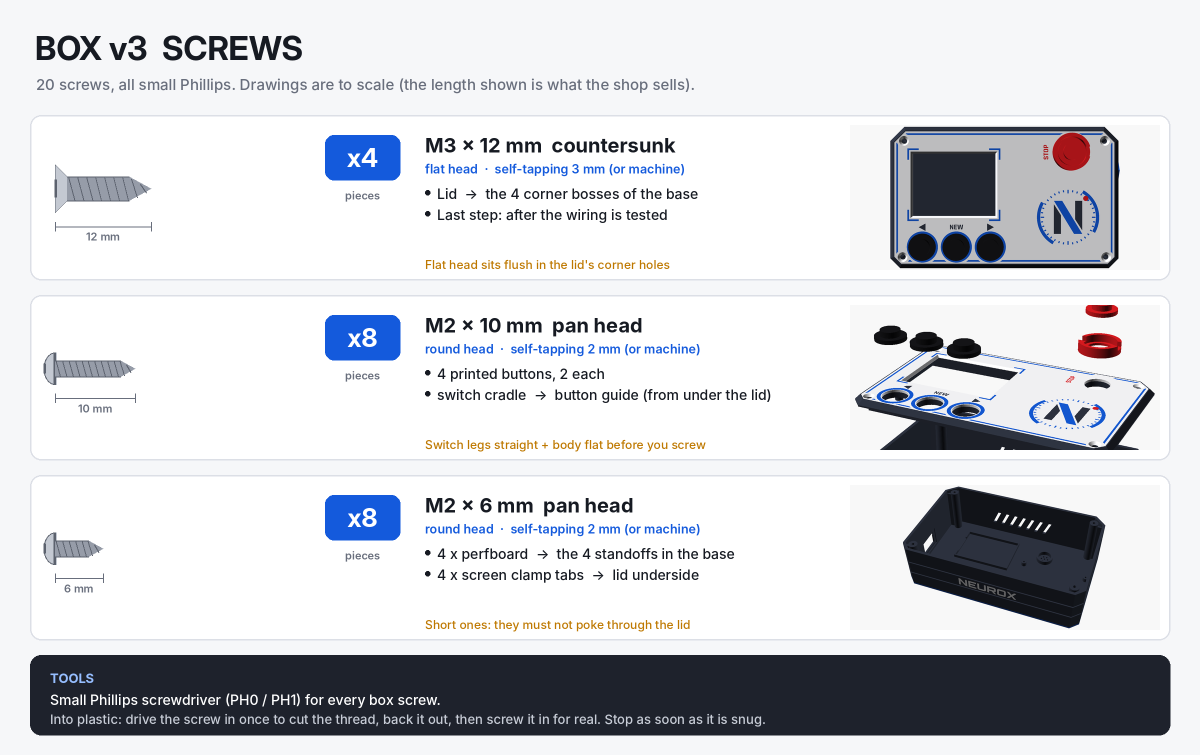
#> input picture docs/screw_guide/NeuroX_Box_screw_guide.png, 2400 x 1510 px, given in place of top.png, which was not available (shown at 1/2 size)
$ python make_screw_guide.py
#> lines starting #> are read from the running program, lines starting #| are printed output that depends on the picture
"""NeuroX - screw picture guide (Box v3 + HALO v3). Every screw drawn to scale, with count, where it goes and a render.
Counts = docs/NeuroX_Screw_List.xlsx ('Where it goes').  Run from the repo root:  python3 docs/screw_guide/make_screw_guide.py"""
import os
from PIL import Image, ImageDraw, ImageFont, ImageChops

F = "/usr/share/fonts/opentype/inter"
DISP = lambda s: ImageFont.truetype(f"{F}/InterDisplay-Bold.otf", s)
B = lambda s: ImageFont.truetype(f"{F}/Inter-Bold.otf", s)
SB = lambda s: ImageFont.truetype(f"{F}/Inter-SemiBold.otf", s)
R = lambda s: ImageFont.truetype(f"{F}/Inter-Medium.otf", s)
BG = (246, 247, 249); INK = (22, 26, 34); MUT = (104, 110, 124); LINE = (220, 223, 230); CARD = (255, 255, 255)
STEEL = (150, 156, 168); STEEL_D = (92, 98, 110); STEEL_L = (196, 201, 210); BLUE = (20, 90, 220); RED = (210, 30, 40); AMBER = (190, 120, 0)
BOX, HALO = "hardware/NeuroX_Box_v3/4_renders", "hardware/NeuroX_HALO_v3/4_renders"
OUT = "docs/screw_guide"
S = 16   # px per mm for the screw drawings


# ------------------------------------------------------------------ screw drawings (side view, head on the left)
def thread(d, x0, x1, yc, dia, tip):
    r = dia * S / 2
    body_end = x1 - (dia * S * 0.9 if tip else 0)
    d.rectangle([x0, yc - r, body_end, yc + r], fill=STEEL)
    if tip: d.polygon([(body_end, yc - r), (x1, yc), (body_end, yc + r)], fill=STEEL)
    pitch = (0.5 if dia <= 2.2 else 0.7 if dia <= 3.2 else 0.8) * S * (1.6 if tip else 1.0)
    x = x0 + pitch / 2
    while x < x1 - 4:
        rr = r if x < body_end else r * max(0.15, (x1 - x) / (x1 - body_end))
        d.line([(x - pitch * 0.35, yc - rr), (x + pitch * 0.35, yc + rr)], fill=STEEL_D, width=2)
        x += pitch
    d.line([(x0, yc - r), (body_end, yc - r)], fill=STEEL_D, width=2); d.line([(x0, yc + r), (body_end, yc + r)], fill=STEEL_D, width=2)


def screw(d, x, yc, head, dia, length, tip=True):
    """x = left edge. length = overall for countersunk, under the head for the rest (how screws are sold)."""
    r = dia * S / 2
    if head == "socket":
        hd, hh = 1.75 * dia * S, dia * S
        d.rounded_rectangle([x, yc - hd / 2, x + hh, yc + hd / 2], 4, fill=STEEL_L, outline=STEEL_D, width=2)
        d.rectangle([x, yc - hd * 0.22, x + hh * 0.45, yc + hd * 0.22], fill=STEEL_D)              # hex socket
        thread(d, x + hh, x + hh + length * S, yc, dia, tip); return x + hh + length * S
    if head == "csk":
        hd = 2.0 * dia * S; hh = (hd - 2 * r) / 2                                                 # 90 deg head
        d.polygon([(x, yc - hd / 2), (x + hh, yc - r), (x + hh, yc + r), (x, yc + hd / 2)], fill=STEEL_L, outline=STEEL_D)
        d.line([(x + 1, yc - hd * 0.18), (x + 1, yc + hd * 0.18)], fill=STEEL_D, width=5)        # Phillips slot edge-on
        thread(d, x + hh, x + length * S, yc, dia, tip); return x + length * S
    if head == "pan":
        hd, hh = 2.0 * dia * S, 0.7 * dia * S
        d.chord([x - hh, yc - hd / 2, x + hh, yc + hd / 2], 90, 270, fill=STEEL_L, outline=STEEL_D, width=2)
        d.rectangle([x, yc - hd / 2, x + 3, yc + hd / 2], fill=STEEL_L)
        d.line([(x - hh + 2, yc - hd * 0.15), (x - hh + 2, yc + hd * 0.15)], fill=STEEL_D, width=5)
        d.line([(x, yc - hd / 2), (x, yc + hd / 2)], fill=STEEL_D, width=2)
        thread(d, x, x + length * S, yc, dia, tip); return x + length * S
    if head == "hex":
        hd, hh = 1.75 * dia * S, 0.7 * dia * S
        d.rectangle([x, yc - hd / 2, x + hh, yc + hd / 2], fill=STEEL_L, outline=STEEL_D, width=2)
        d.line([(x, yc - hd / 4), (x + hh, yc - hd / 4)], fill=STEEL_D, width=2); d.line([(x, yc + hd / 4), (x + hh, yc + hd / 4)], fill=STEEL_D, width=2)
        thread(d, x + hh, x + hh + length * S, yc, dia, tip); return x + hh + length * S


def nut(d, cx, yc, dia):
    af, t = (5.5 if dia == 3 else 7.0) * S, (2.4 if dia == 3 else 3.2) * S
    w = af * 1.155
    d.rectangle([cx - t / 2, yc - w / 2, cx + t / 2, yc + w / 2], fill=STEEL_L, outline=STEEL_D, width=2)
    d.line([(cx - t / 2, yc - w / 4), (cx + t / 2, yc - w / 4)], fill=STEEL_D, width=2)
    d.line([(cx - t / 2, yc + w / 4), (cx + t / 2, yc + w / 4)], fill=STEEL_D, width=2)


def dim(d, x0, x1, y, label):
    d.line([(x0, y), (x1, y)], fill=MUT, width=2)
    for x in (x0, x1): d.line([(x, y - 9), (x, y + 9)], fill=MUT, width=2)
    d.text(((x0 + x1) / 2, y + 12), label, font=SB(22), fill=MUT, anchor="mt")


# ------------------------------------------------------------------ renders
def trim(im, pad=12, tol=12):
    bg = Image.new("RGB", im.size, im.getpixel((2, 2)))
    b = ImageChops.difference(im, bg).convert("L").point(lambda v: 255 if v > tol else 0).getbbox()
    return im.crop((max(0, b[0] - pad), max(0, b[1] - pad), min(im.width, b[2] + pad), min(im.height, b[3] + pad))) if b else im


def thumb(path, w, h, crop=None):
    im = Image.open(path).convert("RGB")
    if im.getpixel((2, 2))[0] < 60:                                     # dark-framed render: keep the light inside
        b = im.convert("L").point(lambda v: 255 if v > 235 else 0).getbbox(); im = im.crop(b)
    if crop: im = im.crop([int(c * s) for c, s in zip(crop, (im.width, im.height, im.width, im.height))])
    im = trim(im); r = min(w / im.width, h / im.height)
    im = im.resize((int(im.width * r), int(im.height * r)), Image.LANCZOS)
    out = Image.new("RGB", (w, h), (248, 248, 248)); out.paste(im, ((w - im.width) // 2, (h - im.height) // 2)); return out


# ------------------------------------------------------------------ sheet
W = 2400; ROW_H = 330; DRAW_W = 560; THUMB = (620, 290)


def sheet(title, sub, rows, name, tools):
    H = 470 + (ROW_H + 30) * len(rows)
    im = Image.new("RGB", (W, H), BG); d = ImageDraw.Draw(im)
    d.text((70, 56), title, font=DISP(66), fill=INK)
    d.text((72, 150), sub, font=R(30), fill=MUT)
    y = 230
    for r in rows:
        d.rounded_rectangle([60, y, W - 60, y + ROW_H], 22, fill=CARD, outline=LINE, width=3)
        # drawing
        cy = y + ROW_H / 2 - 18; x0 = 110
        x1 = screw(d, x0, cy, r["head"], r["dia"], r["len"], r.get("tip", True))
        hstart = x0 if r["head"] in ("csk",) else x0 + (r["dia"] * S if r["head"] == "socket" else 0.7 * r["dia"] * S if r["head"] == "hex" else 0)
        dim(d, hstart, x1, cy + r["dia"] * S * 1.05 + 26, f'{r["len"]} mm')
        if r.get("nut"): nut(d, x1 + 90, cy, r["dia"]); d.text((x1 + 90, cy + r["dia"] * S * 1.05 + 38), "+ nut", font=SB(22), fill=MUT, anchor="mt")
        # count badge
        bx = 110 + DRAW_W - 20
        d.rounded_rectangle([bx, y + 40, bx + 150, y + 130], 18, fill=r.get("col", BLUE))
        d.text((bx + 75, y + 85), f'x{r["qty"]}', font=DISP(52), fill="white", anchor="mm")
        d.text((bx + 75, y + 152), "pieces", font=SB(22), fill=MUT, anchor="mt")
        # text
        tx = bx + 200; tw = W - 60 - THUMB[0] - 60 - tx
        d.text((tx, y + 36), r["name"], font=B(40), fill=INK)
        d.text((tx, y + 92), r["kind"], font=SB(25), fill=r.get("col", BLUE))
        ly = y + 140
        for line in r["where"]:
            d.ellipse([tx, ly + 10, tx + 10, ly + 20], fill=INK)
            d.text((tx + 24, ly), line, font=R(28), fill=INK); ly += 42
        if r.get("tip_text"): d.text((tx, y + ROW_H - 46), r["tip_text"], font=R(24), fill=AMBER)
        # render
        im.paste(thumb(*r["img"][:1], *THUMB, r["img"][1] if len(r["img"]) > 1 else None), (W - 60 - THUMB[0] - 20, y + 20))
        y += ROW_H + 30
    # tools + tips
    d.rounded_rectangle([60, y, W - 60, y + 160], 22, fill=(30, 34, 44))
    d.text((100, y + 30), "TOOLS", font=B(26), fill=(150, 190, 255))
    d.text((100, y + 72), tools, font=R(28), fill="white")
    d.text((100, y + 112), "Into plastic: drive the screw in once to cut the thread, back it out, then screw it in for real. Stop as soon as it is snug.",
           font=R(26), fill=(200, 205, 215))
    im = im.crop((0, 0, W, y + 200)); im.save(os.path.join(OUT, name)); print(name, im.size)


os.makedirs(OUT, exist_ok=True)
sheet("BOX v3  SCREWS", "20 screws, all small Phillips. Drawings are to scale (the length shown is what the shop sells).", [
    dict(head="csk", dia=3, len=12, qty=4, name="M3 x 12 mm  countersunk", kind="flat head  ·  self-tapping 3 mm (or machine)",
         where=["Lid  ->  the 4 corner bosses of the base", "Last step: after the wiring is tested"],
         tip_text="Flat head sits flush in the lid's corner holes", img=(f"{BOX}/top.png",)),
    dict(head="pan", dia=2, len=10, qty=8, name="M2 x 10 mm  pan head", kind="round head  ·  self-tapping 2 mm (or machine)",
         where=["4 printed buttons, 2 each", "switch cradle  ->  button guide (from under the lid)"],
         tip_text="Switch legs straight + body flat before you screw", img=(f"{BOX}/exploded.png", (0.0, 0.0, 1.0, 0.45))),
    dict(head="pan", dia=2, len=6, qty=8, name="M2 x 6 mm  pan head", kind="round head  ·  self-tapping 2 mm (or machine)",
         where=["4 x perfboard  ->  the 4 standoffs in the base", "4 x screen clamp tabs  ->  lid underside"],
         tip_text="Short ones: they must not poke through the lid", img=(f"{BOX}/base_inside.png",)),
], "NeuroX_Box_screw_guide.png", "Small Phillips screwdriver (PH0 / PH1) for every box screw.")
#> in sheet, `x1 = screw(d, x0, cy, r["head"], r["dia"], r["len"], r.get("tip", True))`: x1 = 302
#> the loop in dim, `for x in (x0, x1): d.line([(x, y - 9), (x, y + 9)], fill=MUT, width=2)` made 2 passes
#> x on passes 1 to 2: 110, 302
#> the loop in sheet, `for line in r["where"]:` made 2 passes
#> (line, ly) on passes 1 to 2: ('Lid  ->  the 4 corner bosses of the base', 412), ('Last step: after the wiring is tested', 454)
#> after the loop in sheet, `for line in r["where"]:`: ly = 454
#> in thumb, im is the input picture: PIL image 2400x1510 RGB; mean R, G, B 209.7, 211.3, 215.5
#> in trim, `b = ImageChops.difference(im, bg).convert("L").point(lambda v: 255 if ..`: b = (60, 71, 2341, 1471)
#> in trim, `return im.crop((max(0, b[0] - pad), max(0, b[1] - pad), min(im.width, ..`:
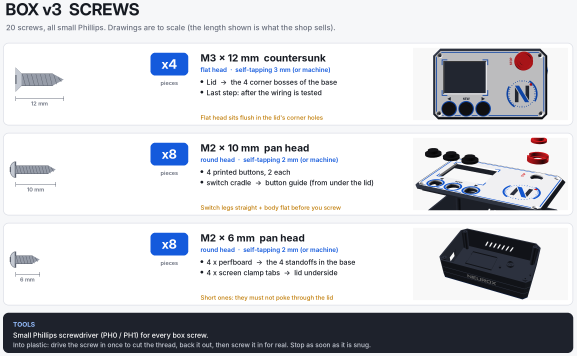
#> returned value: PIL image 2305x1424 RGB (shown at 1/4 size); mean R, G, B 205.9, 207.6, 212
#> in thumb, `im = im.resize((int(im.width * r), int(im.height * r)), Image.LANCZOS)`:
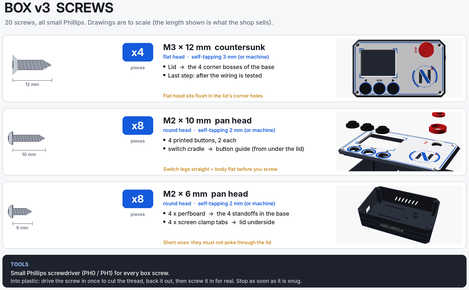
#> im: PIL image 469x290 RGB; mean R, G, B 205.6, 207.2, 211.6
#> in thumb, `out.paste(im, ((w - im.width) // 2, (h - im.height) // 2))`:
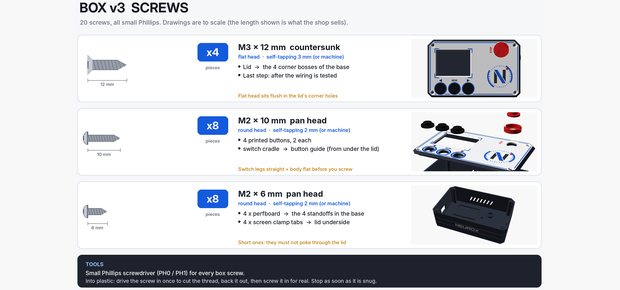
#> out: PIL image 620x290 RGB; mean R, G, B 215.9, 217.2, 220.5
#> in sheet, `im.paste(thumb(*r["img"][:1], *THUMB, r["img"][1] if len(r["img"]) > 1..`:
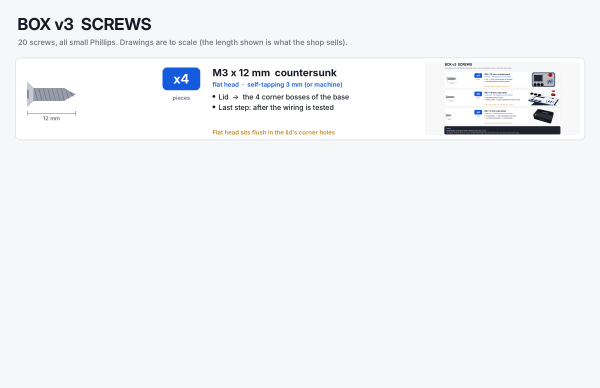
#> im: PIL image 2400x1550 RGB (shown at 1/4 size); mean R, G, B 242.6, 243.8, 246.2
#> pass 2 of the loop in sheet, `for r in rows:`:
#> x1 = 270
#> hstart = 110
#> the loop in dim (call 2), `for x in (x0, x1): d.line([(x, y - 9), (x, y + 9)], fill=MUT, width=2)` made 2 passes
#> x on passes 1 to 2: 110, 270
#> the loop in sheet, `for line in r["where"]:` made 2 passes
#> (line, ly) on pass 1: ('4 printed buttons, 2 each', 772)
#> after the loop in sheet, `for line in r["where"]:`: ly = 814
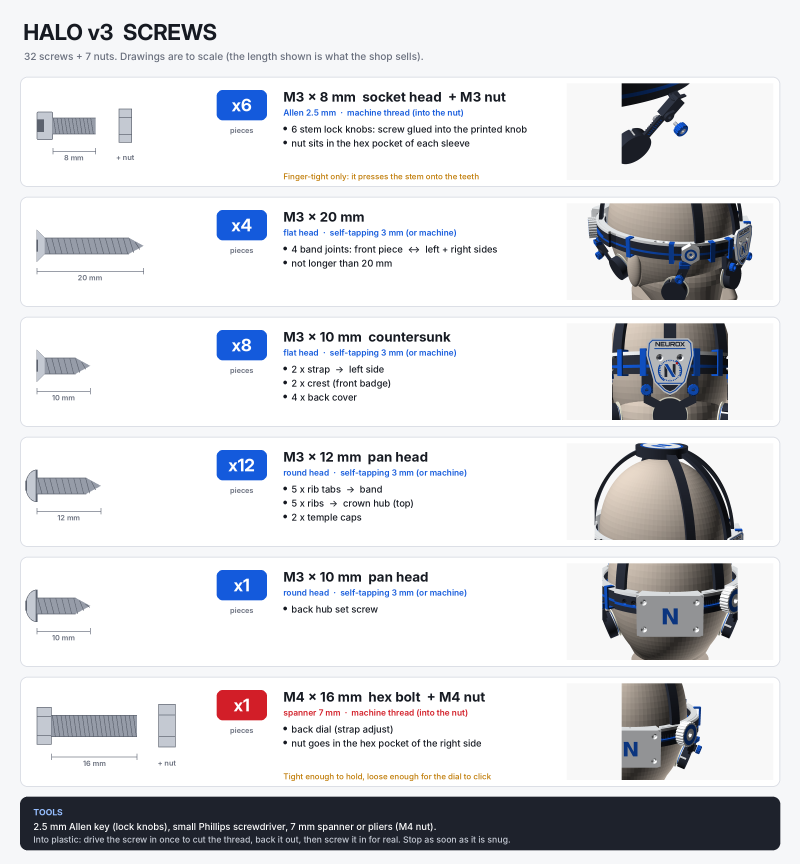
#> input picture docs/screw_guide/NeuroX_HALO_screw_guide.png, 2400 x 2590 px, given in place of exploded.png, which was not available (shown at 1/3 size)
#> in thumb, im is the input picture: PIL image 2400x2590 RGB; mean R, G, B 219.1, 220, 223.3
#> in thumb (call 2), `if crop: im = im.crop([int(c * s) for c, s in zip(crop, (im.width, im...`:
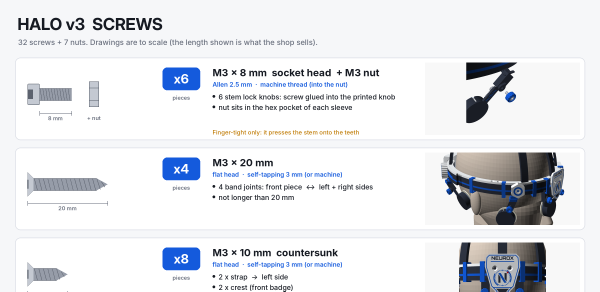
#> im: PIL image 2400x1165 RGB (shown at 1/4 size); mean R, G, B 228.9, 230.7, 234.4
#> bg: PIL image 2400x1165 RGB
#> in sheet, `im.paste(thumb(*r["img"][:1], *THUMB, r["img"][1] if len(r["img"]) > 1..`:
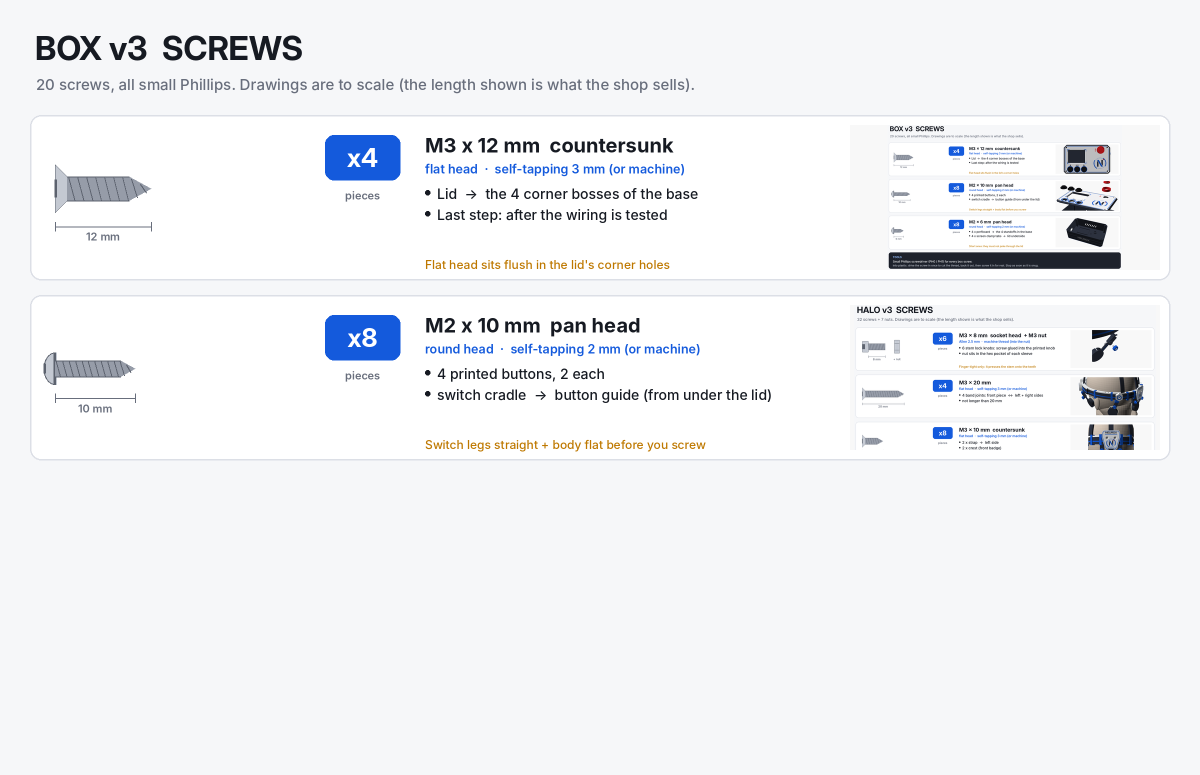
#> im: PIL image 2400x1550 RGB (shown at 1/2 size); mean R, G, B 241, 242.3, 245
#> in sheet, `im = im.crop((0, 0, W, y + 200))`:
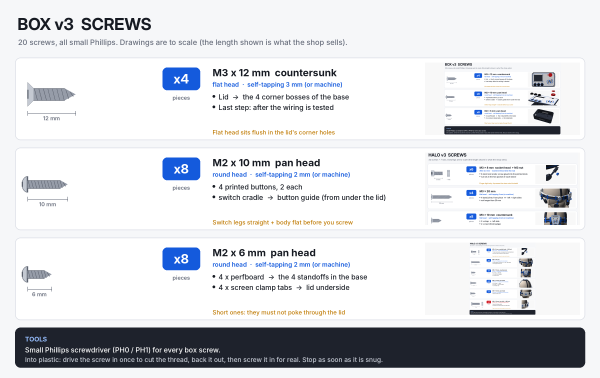
#> im: PIL image 2400x1510 RGB (shown at 1/4 size); mean R, G, B 218.4, 220.2, 223.9
#| NeuroX_Box_screw_guide.png (2400, 1510)

sheet("HALO v3  SCREWS", "32 screws + 7 nuts. Drawings are to scale (the length shown is what the shop sells).", [
    dict(head="socket", dia=3, len=8, qty=6, nut=True, tip=False, name="M3 x 8 mm  socket head  + M3 nut", kind="Allen 2.5 mm  ·  machine thread (into the nut)",
         where=["6 stem lock knobs: screw glued into the printed knob", "nut sits in the hex pocket of each sleeve"],
         tip_text="Finger-tight only: it presses the stem onto the teeth", img=(f"{HALO}/view_lock_exploded.png",), col=BLUE),
    dict(head="csk", dia=3, len=20, qty=4, name="M3 x 20 mm", kind="flat head  ·  self-tapping 3 mm (or machine)",
         where=["4 band joints: front piece  <->  left + right sides", "not longer than 20 mm"],
         img=(f"{HALO}/view_hero.png", (0.0, 0.35, 1.0, 0.85))),
    dict(head="csk", dia=3, len=10, qty=8, name="M3 x 10 mm  countersunk", kind="flat head  ·  self-tapping 3 mm (or machine)",
         where=["2 x strap  ->  left side", "2 x crest (front badge)", "4 x back cover"],
         img=(f"{HALO}/view_front.png", (0.05, 0.0, 0.95, 0.75))),
    dict(head="pan", dia=3, len=12, qty=12, name="M3 x 12 mm  pan head", kind="round head  ·  self-tapping 3 mm (or machine)",
         where=["5 x rib tabs  ->  band", "5 x ribs  ->  crown hub (top)", "2 x temple caps"],
         img=(f"{HALO}/view_hero.png", (0.1, 0.0, 0.9, 0.5))),
    dict(head="pan", dia=3, len=10, qty=1, name="M3 x 10 mm  pan head", kind="round head  ·  self-tapping 3 mm (or machine)",
         where=["back hub set screw"], img=(f"{HALO}/view_back.png", (0.15, 0.35, 0.85, 0.85))),
    dict(head="hex", dia=4, len=16, qty=1, nut=True, tip=False, name="M4 x 16 mm  hex bolt  + M4 nut", kind="spanner 7 mm  ·  machine thread (into the nut)",
         where=["back dial (strap adjust)", "nut goes in the hex pocket of the right side"],
         tip_text="Tight enough to hold, loose enough for the dial to click", img=(f"{HALO}/view_back.png", (0.45, 0.25, 1.0, 0.8)), col=RED),
], "NeuroX_HALO_screw_guide.png", "2.5 mm Allen key (lock knobs), small Phillips screwdriver, 7 mm spanner or pliers (M4 nut).")
#> the loop in sheet (call 2), `for line in r["where"]:` made 2 passes
#> ly on passes 1 to 2: 412, 454
#> (the run stopped early here; a loop or call above may not have finished)
